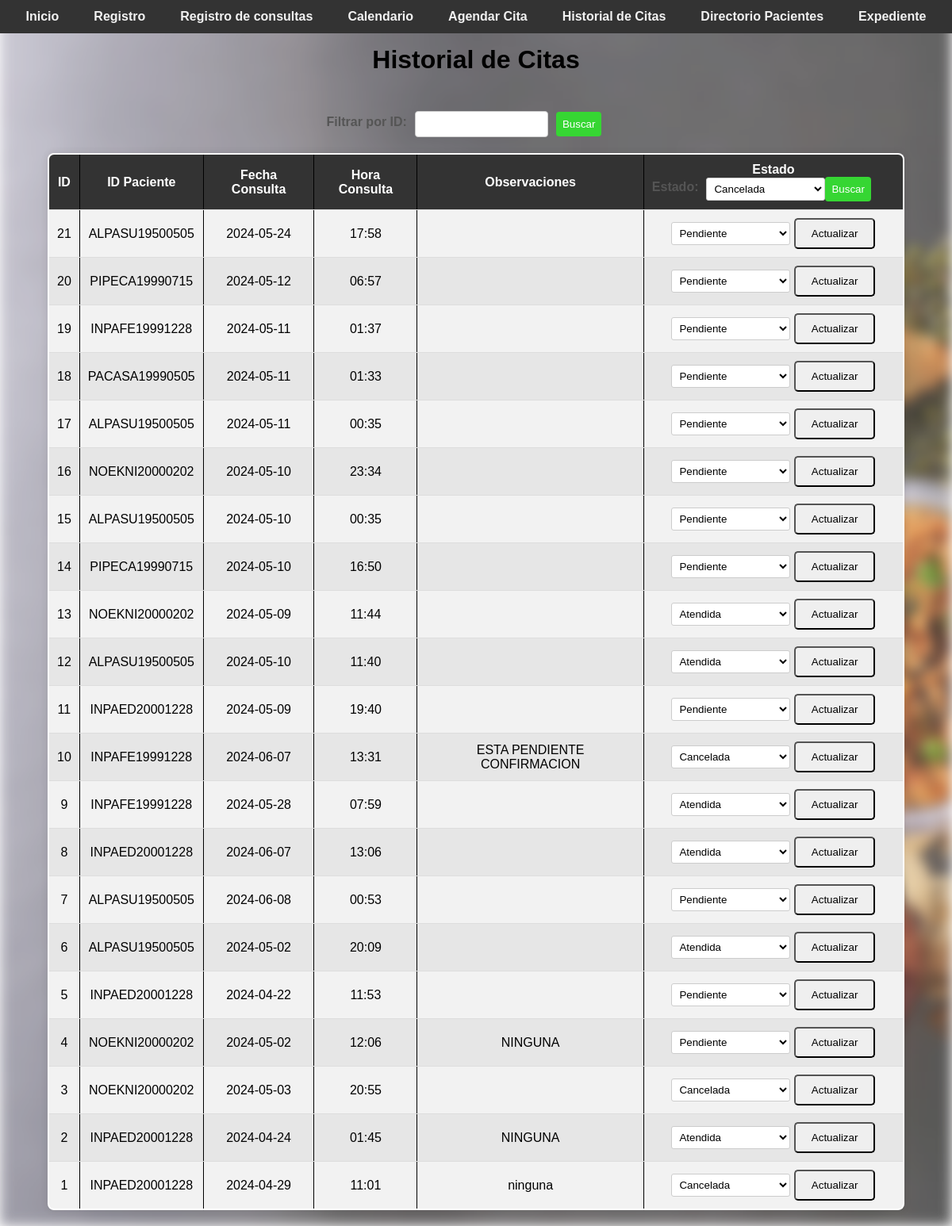
The app's page /historial_citas (signed in), older data.
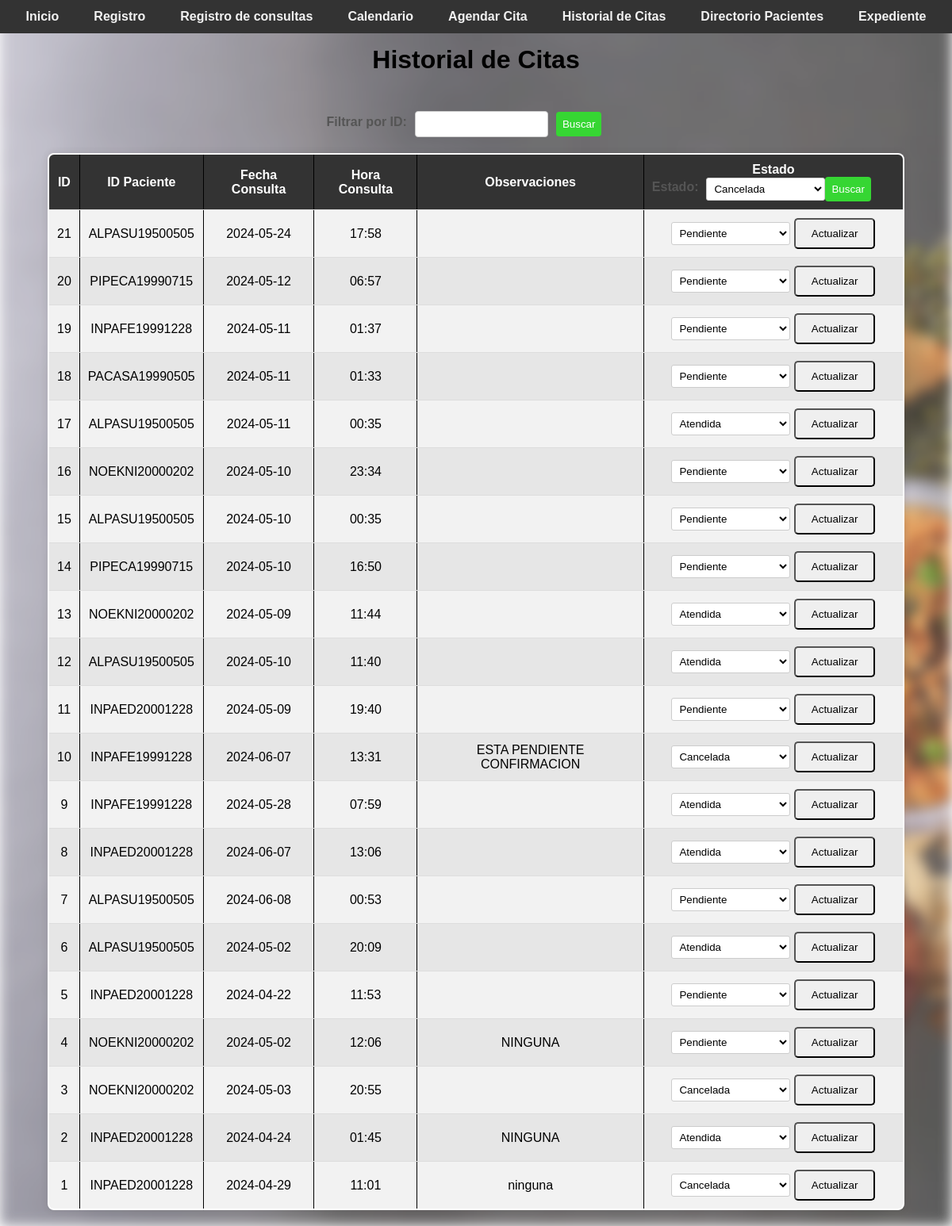
The same page, newer data.
### tables this page shows
CREATE TABLE citas (
                    id_cita INTEGER PRIMARY KEY AUTOINCREMENT,
                    id_paciente TEXT,
                    fecha_consulta TEXT NOT NULL,
                    hora_consulta TEXT NOT NULL, 
                    observaciones TEXT,
                    estado TEXT DEFAULT 'Pendiente',
                    FOREIGN KEY (id_paciente) REFERENCES pacientes(id_paciente)
                );

### app.py (the view)
@app.route('/historial_citas', methods=['GET', 'POST'])
@login_required
def historial_citas():
    filter_text = request.form.get('filter_text')
    filter_by = request.form.get('filter_by')
    with get_db_connection() as connection:
        cursor = connection.cursor()
        if request.method == 'POST' and filter_text and filter_by:
            if filter_by == 'id_paciente':
                cursor.execute("SELECT * FROM citas WHERE LOWER(id_paciente) LIKE LOWER(?)", ('%' + filter_text + '%',))
            elif filter_by == 'estado':
                cursor.execute("SELECT * FROM citas WHERE LOWER(estado) = LOWER(?)", (filter_text, ))
            else:
                cursor.execute("SELECT * FROM citas")
        else:
            cursor.execute("SELECT * FROM citas")
        citas = cursor.fetchall()
    with get_db_connection() as connection:
     cursor = connection.cursor()
    cursor.execute("SELECT id_paciente, primer_apellido, segundo_apellido, nombres FROM pacientes")
    pacientes = cursor.fetchall()
    citas_ordenadas = sorted(citas, key=itemgetter(0), reverse=True)
    with get_db_connection() as connection:
        cursor = connection.cursor()
        cursor.execute("SELECT id_paciente, primer_apellido, segundo_apellido, nombres FROM pacientes")
        pacientes = cursor.fetchall()
    return render_template('historial_citas.html', citas=citas_ordenadas, pacientes=pacientes)

### app.py (called while the page is built)
def get_db_connection():
    return sqlite3.connect('nutricion_consulta.db')

def login_required(f):
    @wraps(f)
    def decorated_function(*args, **kwargs):
        if 'username' not in session:
            return redirect(url_for('login'))
        return f(*args, **kwargs)
    return decorated_function

### templates/historial_citas.html (shortened to what this page needs)
<!DOCTYPE html>
<html lang="es">
<head>
    <link rel="stylesheet" href="{{ url_for('static', filename='css/style.css') }}">
</head>
<body>
    <div class="navbar">
        <a href="/">Inicio</a>
        <a href="/registro">Registro</a>
        <a href="/consultar">Registro de consultas</a>
        <a href="/options">Calendario</a>
        <a href="/agendar_cita">Agendar Cita</a>
        <a href="/historial_citas">Historial de Citas</a>
        <a href="/directorio_pacientes">Directorio Pacientes</a>
        <a href="/expediente">Expediente</a>
        </div>
        <br>
            <h1>Historial de Citas</h1>
            <br></br>
            <div class="filter-container">
            <form action="{{ url_for('historial_citas') }}" method="post" class="filter-form">
            <label for="filtro_id">Filtrar por ID:</label>
            <input type="text" id="filter_id" name="filter_text" list="pacientes_list" required>
            <input type="submit" value="Buscar">
        </form>
    </div>
        <table border="1">
            <tr>
                <th>ID</th>
                <th>ID Paciente</th>
                <th>Fecha Consulta</th>
                <th>Hora Consulta</th>
                <th>Observaciones</th>
                <th>Estado
                    <form action="{{ url_for('historial_citas') }}" method="post" class="filter-form">
                        <label for="filter_estado">Estado:</label>
                        <select id="filter_estado" name="filter_estado">
                            <option value="Cancelada" {% if filter_estado == 'Cancelada' %} selected {% endif %}>Cancelada</option>
                            <input type="submit" value="Buscar">
                        </select>
                    </form>
                </th>
            </tr>
            {% for cita in citas %}
            <tr>
                <td>{{ cita[0] }}</td>
                <td>{{ cita[1] }}</td>
                <td>{{ cita[2] }}</td>
                <td>{{ cita[3] }}</td>
                <td>{{ cita[4] }}</td>
                <td>
                    <form action="/actualizar_estado" method="POST">
                        <select name="estado">
                            <option value="Pendiente" {% if cita[5] == 'Pendiente' %}selected{% endif %}>Pendiente</option>
                            <option value="Atendida" {% if cita[5] == 'Atendida' %}selected{% endif %}>Atendida</option>
                            <option value="Cancelada" {% if cita[5] == 'Cancelada' %}selected{% endif %}>Cancelada</option>
                        </select>
                        <input type="submit" value="Actualizar">
                    </form>
                </td>
            </tr>
            {% endfor %}
        </table>
    </body>
    </html>

Row changes from the older to the newer data that the page shows:
changed citas id 17: estado "Pendiente" → "Atendida"
